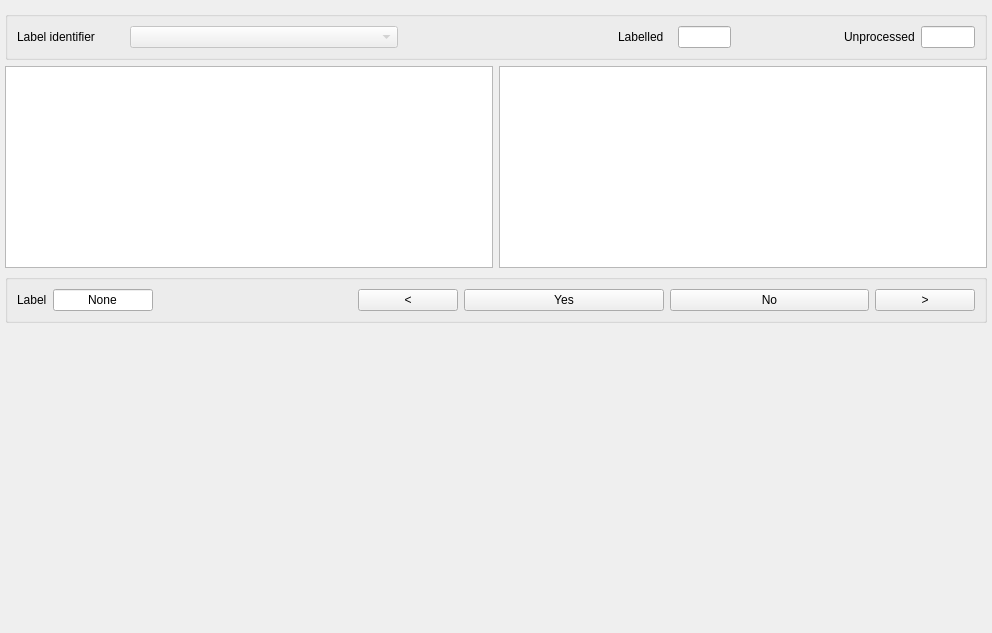
<?xml version="1.0" encoding="UTF-8"?>
<ui version="4.0">
 <class>binary</class>
 <widget class="QWidget" name="binary">
  <property name="geometry">
   <rect>
    <x>0</x>
    <y>0</y>
    <width>992</width>
    <height>633</height>
   </rect>
  </property>
  <property name="windowTitle">
   <string>Form</string>
  </property>
  <layout class="QVBoxLayout" name="verticalLayout_2" stretch="0,2,0,3">
   <property name="leftMargin">
    <number>5</number>
   </property>
   <property name="rightMargin">
    <number>5</number>
   </property>
   <property name="bottomMargin">
    <number>0</number>
   </property>
   <item>
    <widget class="QGroupBox" name="label_identifier_box">
     <layout class="QHBoxLayout" name="horizontalLayout" stretch="2,5,4,1,1,2,1,1">
      <item>
       <widget class="QLabel" name="label_identifier_text">
        <property name="text">
         <string>Label identifier</string>
        </property>
       </widget>
      </item>
      <item>
       <widget class="QComboBox" name="label_identifier_dropdown">
        <property name="enabled">
         <bool>false</bool>
        </property>
        <property name="editable">
         <bool>false</bool>
        </property>
       </widget>
      </item>
      <item>
       <spacer name="horizontalSpacer_3">
        <property name="orientation">
         <enum>Qt::Horizontal</enum>
        </property>
        <property name="sizeHint" stdset="0">
         <size>
          <width>40</width>
          <height>20</height>
         </size>
        </property>
       </spacer>
      </item>
      <item>
       <widget class="QLabel" name="labelled_text">
        <property name="text">
         <string>Labelled</string>
        </property>
       </widget>
      </item>
      <item>
       <widget class="QLineEdit" name="labelled_number_box"/>
      </item>
      <item>
       <spacer name="horizontalSpacer_2">
        <property name="orientation">
         <enum>Qt::Horizontal</enum>
        </property>
        <property name="sizeHint" stdset="0">
         <size>
          <width>40</width>
          <height>20</height>
         </size>
        </property>
       </spacer>
      </item>
      <item>
       <widget class="QLabel" name="label_2">
        <property name="text">
         <string>Unprocessed</string>
        </property>
       </widget>
      </item>
      <item>
       <widget class="QLineEdit" name="unprocessed_number_box"/>
      </item>
     </layout>
    </widget>
   </item>
   <item>
    <widget class="QFrame" name="cell_images_box">
     <layout class="QHBoxLayout" name="horizontalLayout_2">
      <property name="leftMargin">
       <number>0</number>
      </property>
      <property name="topMargin">
       <number>0</number>
      </property>
      <property name="rightMargin">
       <number>0</number>
      </property>
      <property name="bottomMargin">
       <number>0</number>
      </property>
      <item>
       <widget class="QGraphicsView" name="cell_image_no_contour"/>
      </item>
      <item>
       <widget class="QGraphicsView" name="cell_image_with_contour"/>
      </item>
     </layout>
    </widget>
   </item>
   <item>
    <widget class="QGroupBox" name="controls_box">
     <layout class="QHBoxLayout" name="horizontalLayout_3" stretch="0,1,2,1,2,2,1">
      <item>
       <widget class="QLabel" name="label_status_text">
        <property name="text">
         <string>Label</string>
        </property>
       </widget>
      </item>
      <item>
       <widget class="QLineEdit" name="label_status_box">
        <property name="text">
         <string>None</string>
        </property>
        <property name="alignment">
         <set>Qt::AlignCenter</set>
        </property>
       </widget>
      </item>
      <item>
       <spacer name="horizontalSpacer">
        <property name="orientation">
         <enum>Qt::Horizontal</enum>
        </property>
        <property name="sizeHint" stdset="0">
         <size>
          <width>40</width>
          <height>20</height>
         </size>
        </property>
       </spacer>
      </item>
      <item>
       <widget class="QPushButton" name="back_button">
        <property name="text">
         <string>&lt;</string>
        </property>
        <property name="shortcut">
         <string>Left</string>
        </property>
       </widget>
      </item>
      <item>
       <widget class="QPushButton" name="yes_button">
        <property name="text">
         <string>Yes</string>
        </property>
        <property name="shortcut">
         <string>C</string>
        </property>
       </widget>
      </item>
      <item>
       <widget class="QPushButton" name="no_button">
        <property name="text">
         <string>No</string>
        </property>
        <property name="shortcut">
         <string>N</string>
        </property>
       </widget>
      </item>
      <item>
       <widget class="QPushButton" name="forward_button">
        <property name="text">
         <string>&gt;</string>
        </property>
        <property name="shortcut">
         <string>Right</string>
        </property>
       </widget>
      </item>
     </layout>
    </widget>
   </item>
   <item>
    <widget class="QFrame" name="plot_box">
     <layout class="QHBoxLayout" name="horizontalLayout_4">
      <property name="leftMargin">
       <number>0</number>
      </property>
      <property name="topMargin">
       <number>0</number>
      </property>
      <property name="rightMargin">
       <number>0</number>
      </property>
      <property name="bottomMargin">
       <number>0</number>
      </property>
      <item>
       <widget class="QWidget" name="deformation_area_plot" native="true"/>
      </item>
      <item>
       <widget class="QWidget" name="brightness_area_plot" native="true"/>
      </item>
     </layout>
    </widget>
   </item>
  </layout>
 </widget>
 <resources/>
 <connections/>
</ui>
